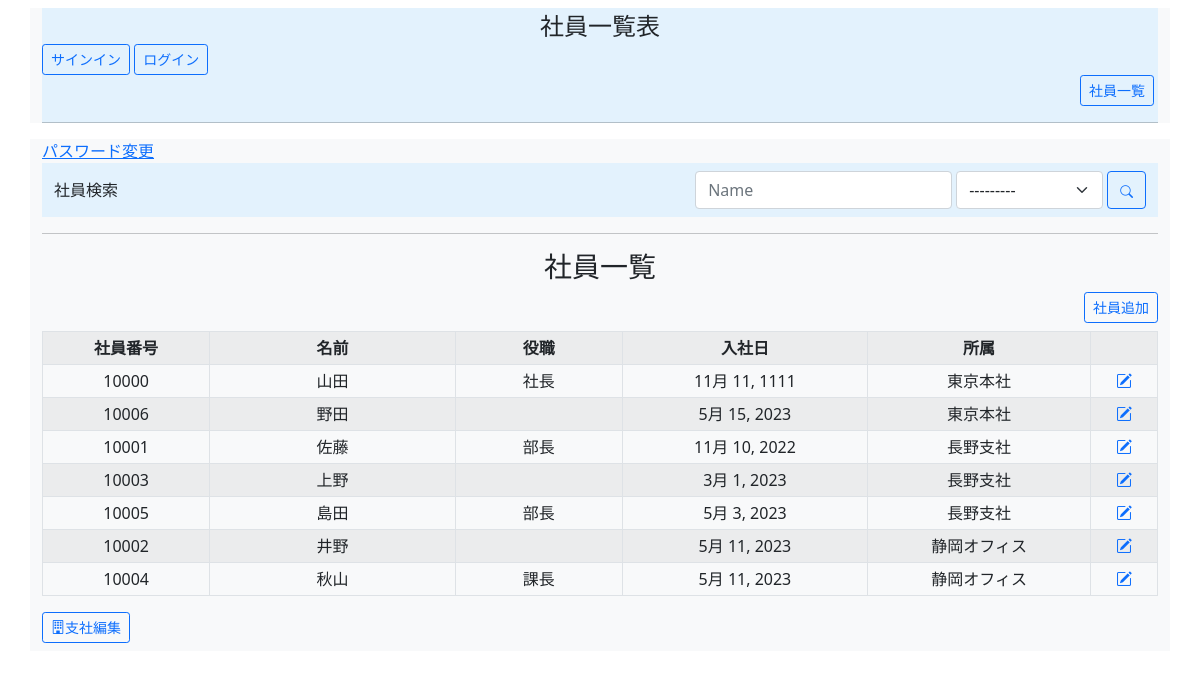
The page / on the database its author committed.
### employee_list_app/models.py (models this page shows, shortened)
class Employee(models.Model):
    emp_id = models.IntegerField(unique=True, validators=[MinValueValidator(
        10000), MaxValueValidator(19999)], verbose_name="社員番号")
    name = models.CharField(max_length=30, verbose_name="名前")
    post = models.CharField(max_length=30, null=True, blank=True, verbose_name="役職")
    date_of_entry = models.DateField(verbose_name="入社日")
    branch = models.ForeignKey(Branch, on_delete=models.SET_NULL, null=True, verbose_name="支社番号")
    class Meta:
        verbose_name = "社員"
        verbose_name_plural = "社員一覧"

class Branch(models.Model):
    name = models.CharField(max_length=30, verbose_name="支社名")
    address = models.CharField(max_length=255, verbose_name="住所")
    tel = models.IntegerField(max_length=11, verbose_name="電話番号")
    def __str__(self):
        return self.name
    class Meta:
        verbose_name = "支社"
        verbose_name_plural = "支社一覧"

### employee_list_app/views.py (the view)
# urls.py: path("", Index.as_view(), name="index"),
class Index(View):
    def get(self, request, *args, **kwargs):
        employees = Employee.objects.all().order_by("branch")
        form = EmpSearchForm(request.GET)
        if form.is_valid():
            name = form.cleaned_data.get("name")
            branch = form.cleaned_data.get("branch")
            if name:
                employees = employees.filter(name__icontains=name)
            if branch:
                employees = employees.filter(branch_id=branch)
        context = {
            "employees": employees.select_related("branch"),
            "form": form
        }
        return render(request, "employee_list/index.html", context)

### employee_list_app/forms.py
class EmpSearchForm(forms.ModelForm):
    name = forms.CharField(required=False)
    branch = forms.ModelChoiceField(queryset=Branch.objects.all(), required=False)
    class Meta:
        model = Employee
        fields = ("name", "branch")

### Template/employee_list/index.html
{% extends "base.html" %}
{% load widget_tweaks %}
{% block content %}
<a href="{% url 'password_change' %}">パスワード変更</a>
<nav class="navbar" style="background-color: #e3f2fd;">
    <div class="container">
        <span class="navber-brand col-auto">社員検索</span>
        <form>
            <div class="row g-1">
                <div class="col-auto">
                    {% render_field form.name placeholder="Name" class="form-control" %}
                </div>
                <div class="col-auto">
                    {% render_field form.branch placeholder="支社" class="form-select" %}
                </div>
                <div class="col-auto">
                    <button class="btn btn-outline-primary col-auto" type="submit"><i class="bi bi-search"
                            style="font-size: .8rem;"></i></button>
                </div>
            </div>
        </form>
    </div>
</nav>
<hr>
<h3 class="text-center">社員一覧</h3>
<div class="text-end">
    <a class="btn btn-outline-primary btn-sm col-auto mb-2" href="{% url 'emp_add' %}" role="button">社員追加</a>
</div>
<div class="justify-content-center">
    <table class="table table-striped table-bordered table-sm text-center align-middle">
        <th style="width: 15%">社員番号</th>
        <th style="width: 22%">名前</th>
        <th style="width: 15%">役職</th>
        <th style="width: 22%">入社日</th>
        <th style="width: 20%">所属</th>
        <th style="width: 6%"></th>
        {% for emp in employees %}
        <tr>
            <td>{{ emp.emp_id }}</td>
            <td>{{ emp.name }}</td>
            <td>{{ emp.post|default:"" }}</td>
            <td>{{ emp.date_of_entry }}</td>
            <td>{{ emp.branch }}</td>
            <td><a href="{% url 'emp_edit' emp.pk %}"><i class="bi bi-pencil-square"></i></a>
            </td>
        </tr>
        {% endfor %}
    </table>
</div>
<a class="btn btn-outline-primary btn-sm col-auto mb-2" href="{% url 'branch_view' %}"><i
        class="bi bi-building"></i>支社編集</a>
{% endblock %}

### rows shown on the page
Employee: emp_id "10000", name "山田", post "社長", date_of_entry "11月 11, 1111", branch "東京本社"
Employee: emp_id "10006", name "野田", date_of_entry "5月 15, 2023", branch "東京本社"
Employee: emp_id "10001", name "佐藤", post "部長", date_of_entry "11月 10, 2022", branch "長野支社"
Employee: emp_id "10003", name "上野", date_of_entry "3月 1, 2023", branch "長野支社"
Employee: emp_id "10005", name "島田", post "部長", date_of_entry "5月 3, 2023", branch "長野支社"
Employee: emp_id "10002", name "井野", date_of_entry "5月 11, 2023", branch "静岡オフィス"
Employee: emp_id "10004", name "秋山", post "課長", date_of_entry "5月 11, 2023", branch "静岡オフィス"
